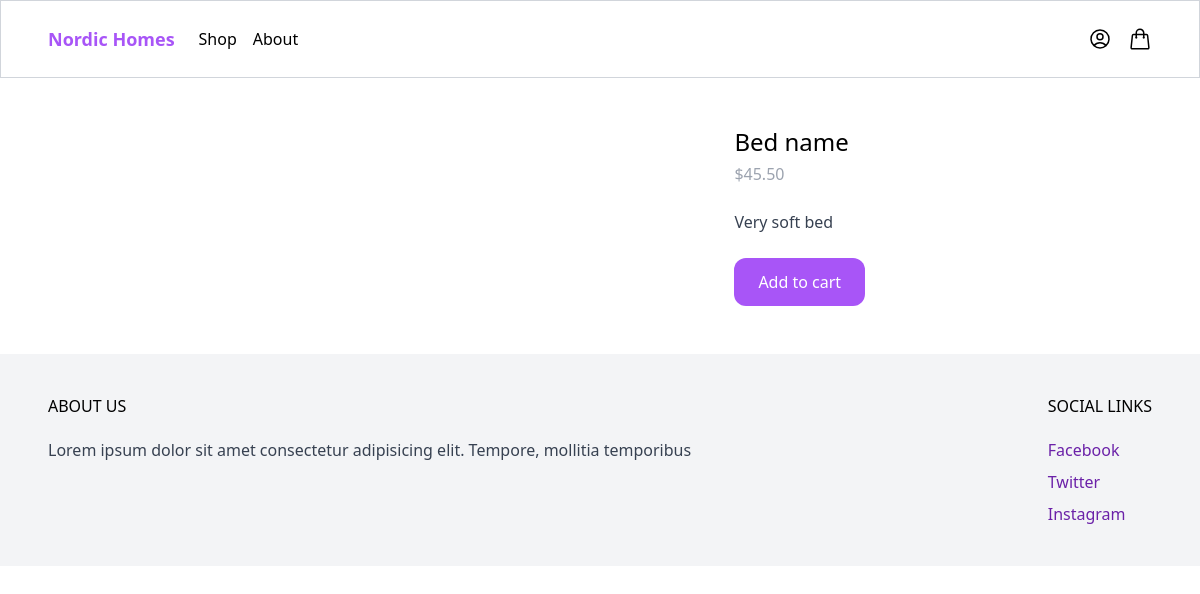
The app's page /products/bed-name with its own data.
### products/models.py (models this page shows, shortened)
class Product(models.Model):
    category = models.ForeignKey(Category, related_name='products', on_delete=models.CASCADE)
    name = models.CharField(max_length=255)
    slug = models.SlugField()
    description = models.TextField(blank=True, null=True)
    price = models.DecimalField(max_digits=10, decimal_places=2)
    created_at = models.DateTimeField(auto_now_add=True)
    class Meta:
        ordering = ('-created_at', )

### products/views.py (the view)
# urls.py: path('<slug:slug>', product_detail, name="product_detail"),
def product_detail(request, slug):
    product = get_object_or_404(Product, slug=slug)
    return render(request, "products/product_detail.html", {'product': product})

### products/templates/products/product_detail.html (shortened to what this page needs)
{% extends 'core/base.html' %}
{% block content %}
<div class="max-w-6xl mx-auto flex flex-wrap py-6 px-6 xl:px-0">
    <div class="w-full mb-6 lg:mb-0 lg:w-3/5">
    </div>
    <div class="w-full lg:w-2/5 lg:p-6">
        <h1 class="text-2xl">{{ product.name }}</h1>
        <p class="mt-1 text-gray-400">${{ product.price }}</p>
        <p class="mt-6 text-gray-700">{{ product.description }}</p>
        <a href="#" class="mt-6 inline-block px-6 py-3 rounded-xl bg-purple-500 text-white hover:bg-purple-700">
            Add to cart
        </a>
    </div>
</div>
{% endblock %}

### records on screen
Product: name "Bed name", price "45.50", description "Very soft bed"
